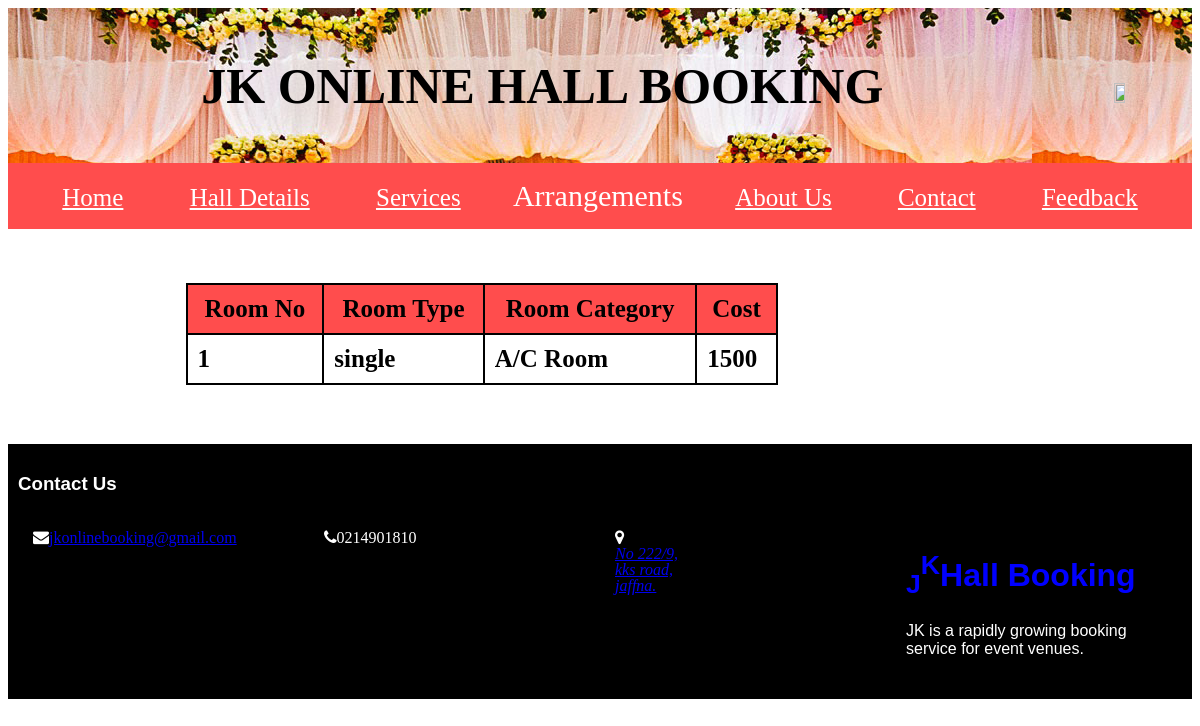
Page /hotel1/com_room.php on the committed database.
### tables this page shows
CREATE TABLE IF NOT EXISTS `rooms` (
  `room_no` int(11) NOT NULL,
  `room_type` varchar(250) NOT NULL,
  `room_category` varchar(250) NOT NULL,
  `cost` int(11) NOT NULL,
  `image_link` varchar(250) NOT NULL
);

### hotel1/com_room.php (the view, shortened to what this page needs)
<?php
$con=new mysqli("localhost","root","","jkhall");
?>
<!DOCTYPE html>
<html>
<head>
	<link rel="stylesheet" href="https://cdnjs.cloudflare.com/ajax/libs/font-awesome/4.7.0/css/font-awesome.min.css">
</head>
<body>
<div class="header col-12">
	<h1 style="font-family:Papyrus">JK ONLINE HALL BOOKING <a href="Login.php"><image src="l.jpg" width="10%" height="10%" align="right"><br></a></h1>
		</div>
		<nav class="navbar navbar-light" style="background-color:#16242D;">
										<div class="menu" style="font-family:navfont; font-color:White;">
												<div id="navcontent">
												<br>
													<a class="navbar-brand" style="color:White;" href="home.php">Home</a>
													<a class="navbar-brand" style="color:White;" href="halldetails.php">Hall Details</a>
													<a class="navbar-brand" style="color:White;" href="Services.php">Services</a>
													<div class="dropdown">
													<button class="dropbtn" style=" font-family:Times New Roman;">Arrangements</button>
														</div>
													<a class="navbar-brand" style="color:White;" href="aboutus.php">About Us</a>
												    <a class="navbar-brand" href="contact.php" style="color:White;">Contact</a>
													<a class="navbar-brand" style="color:White;" href="feedback.php">Feedback</a>
													<br>
		</nav>
													<br>
										<br>
										<br>
										<table id="customers">
            <tr>
                <th>Room No</th>
                <th>Room Type</th>
				<th>Room Category</th>
                <th>Cost</th>
            </tr>
										<?php
										$sql = "SELECT * FROM rooms";
if($result = mysqli_query($con, $sql)){
    if(mysqli_num_rows($result) > 0){
        while($row = mysqli_fetch_array($result)){
            echo "<tr>";
                echo "<td>" . $row['room_no'] . "</td>";
                echo "<td>" . $row['room_type'] . "</td>";
                echo "<td>" . $row['room_category'] . "</td>";
				echo "<td>" . $row['cost'] . "</td>";
            echo "</tr>";
        }
        echo "</table>";
    } else{
        echo "No records matching your query were found.";
    }
} else{
    echo "ERROR: Could not able to execute $sql. " . mysqli_error($con);
}
?>
													<div class="footer col-12">
	<div class="wrapper">
	<h3>Contact Us</h3>
	<div class="Media">
	<div class="col-3">
	<i class="fa fa-envelope" aria-hidden="true"><a href="https://mail.google.com">jkonlinebooking@gmail.com</a></i></div>
    	<div class="col-3">
	<i class="fa fa-phone" aria-hidden="true">0214901810</i></div>
		<div class="col-3">
    <i class="fa fa-map-marker" aria-hidden="true"><a href="https://www.google.lk/maps/place/Jaffna-Kankesanturai+Rd/@9.7386927,80.0222913,17z/data=!3m1!4b1!4m5!3m4!1s0x3affab4a55b614ef:0x4b8d9f0d125176db!8m2!3d9.7386927!4d80.02448"><address>No 222/9,<br>kks road,<br> jaffna.</address></a></i></div>
<div class="col-3">
<h1 style="text-shadow: 3px 2px black;color:blue;,font-family:Book Antiqua;,font-size:100"><sub>J</sub><sup>K</sup>Hall Booking</h1>
<p>JK is a rapidly growing booking service for event venues.</p></div>
</div>
</div>
</div>
</body>
</html>

### hotel1/com_room.php (style rules this page uses)
* { box-sizing: border-box; }
.header::after { content: ""; clear: both; display: table; }
[class*="col-"] { float: left; padding: 15px; }
.col-3 { width: 25%; }
.col-12 { width: 100%; }
.header { background-image:url("b.jpg");; text-decoration: none; font-family:Broadway; color:black; font-size:25px; text-align:center; }
.menu { background-color:#ff4d4d; text-decoration: none; font-family:Times New Roman; color:white; font-size:25px; text-align:center; }
.footer { background-color: black; padding: 10px; text-align: left; color: white; }
.navbar-brand { padding:30px; }
#customers { font-family: Verdana; border-collapse: collapse; width: 50%; height:55%; margin-left:15%; margin-right:15%; margin-bottom:5%; font-weight:bold; font-size:25px; color:black; }
#customers th,td, #customers { border: 2px solid black; padding: 10px; }
#customers th { background-color:#ff4d4d; }
body { font-family: Verdana, sans-serif; }
.dropbtn { background-color: #ff4d4d; color: white; padding: 16px; font-size: 30px; border: none; font-family:Times New Roman; }
.dropdown { position: relative; display: inline-block; }

### rows in the picture
rooms: room_no "1", room_type "single", room_category "A/C Room", cost "1500"
